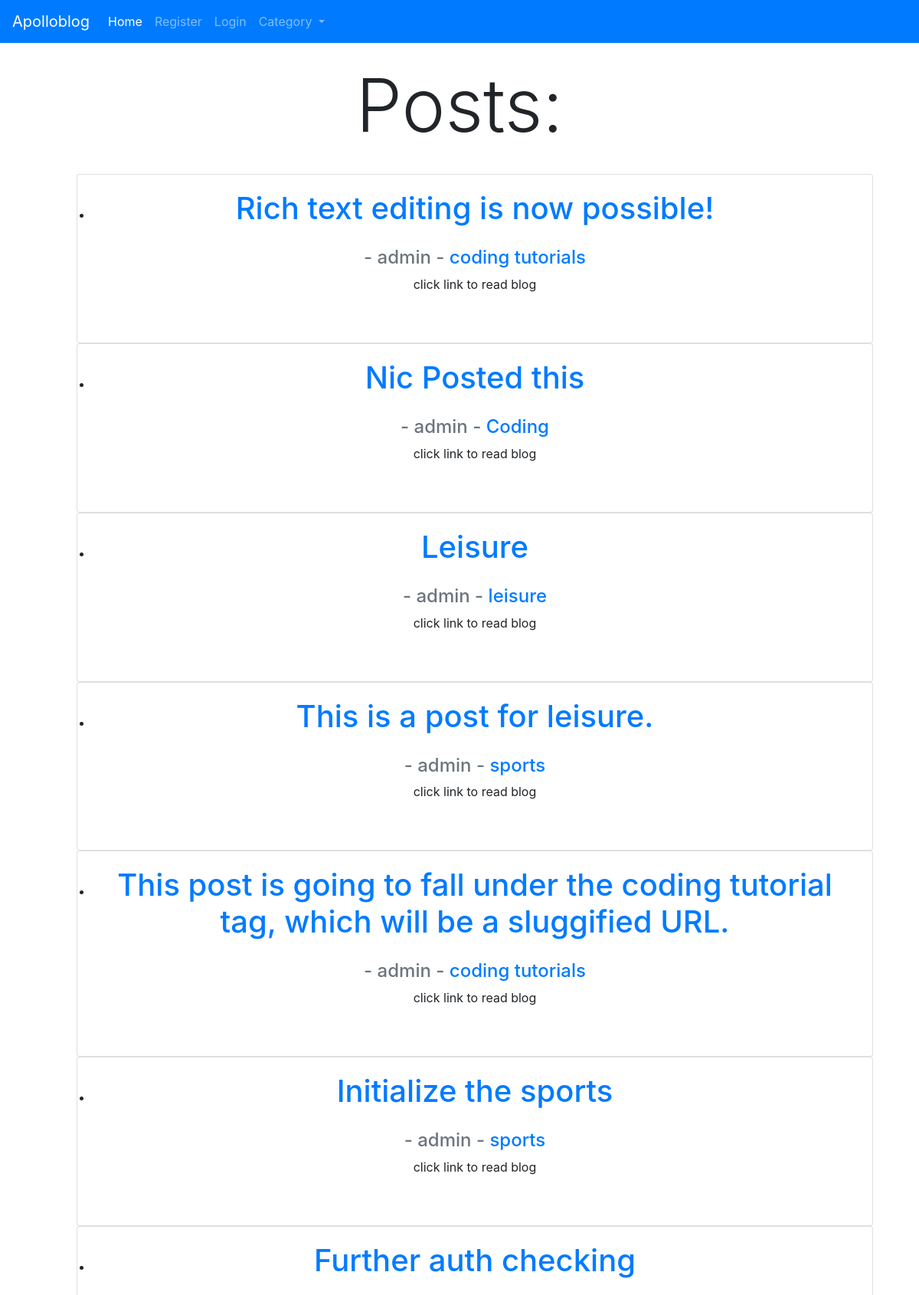
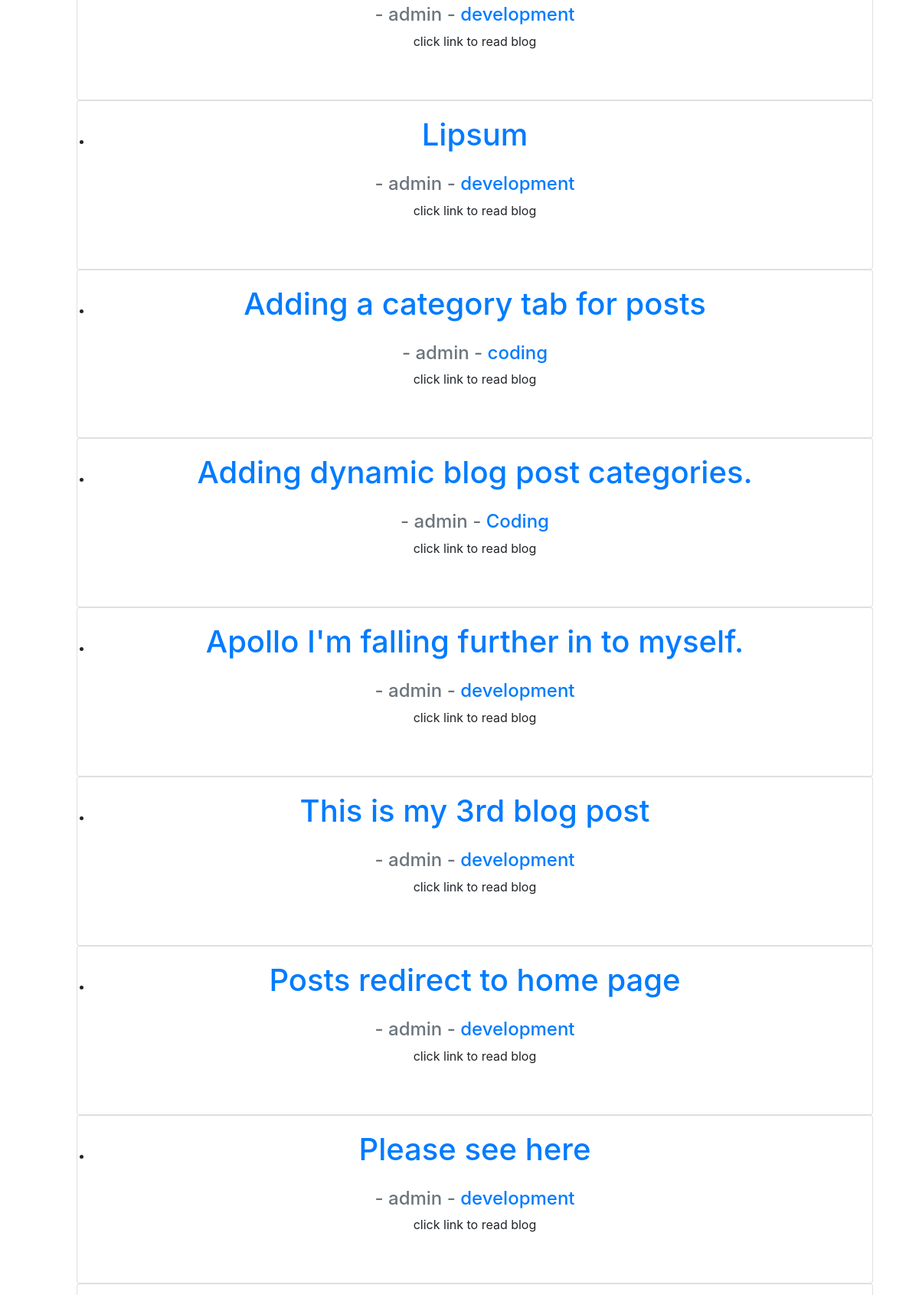
The page / (upper part) on the database its author committed (2 pictures, top to bottom).
### blogroot/models.py (models this page shows, shortened)
class Post(models.Model):
	title = models.CharField(max_length=255) #max char length
	title_tag = models.CharField(max_length=255)
	author = models.ForeignKey(User, null=True, on_delete=models.CASCADE)
	body = RichTextField(blank=True, null=True) #initialise ckeditor on body
	name = "Apollo Blog"
	post_date = models.DateField(auto_now_add = True)
	category = models.CharField(max_length=255, default='development')
	snippet = models.CharField(max_length=140)
	likes = models.ManyToManyField(User, related_name='blog_posts')

### blogroot/views.py (the view)
# urls.py: path('', HomeView.as_view(), name='home'),
class HomeView(ListView): # pass in ListView
	model = Post #so our post will appear as a list on homepage
	template_name = 'home.html' #home.html template already created
	ordering = ['-post_date']
	def get_context_data(self, *args, **kwargs):
		cat_menu = Category.objects.all()
		context = super(HomeView, self).get_context_data(*args, **kwargs)
		context["cat_menu"] = cat_menu
		return context

### blogroot/models.py (called while the page is built)
	def __str__(self):
		return self.name

### blogroot/templates/home.html (shortened to what this page needs)
{% extends 'base.html' %}
{% block content %}
<body>
<div class="container-fluid">
<h1 class="display-1"align= center>Posts:</h1> <br />
<ul>
{% for post in object_list %}
<div class="card" align= center>
	<div class="card-body"align= center>
		<li><a  href="{% url 'article_detail' post.pk %}">
		<h1 class="card-title" align= center>{{ post.title }}</h1></a>
</div>
	 	<h4 class="card-subtitle mb-2 text-muted" align= center> - {{ post.author.username }} - <a href="{% url 'category' post.category|slugify %}"> {{ post.category }} </a></h4>
	 	<p class ="card-text" align= center>
	 	{{post.snippet}} </p> <br>
	 </small>  <br />
</div>
{% endfor %}
</ul>
{% endblock %}

### rows shown on the page
Post: title "Rich text editing is now possible!", author.username "admin", category "coding tutorials", snippet "click link to read blog"
Post: title "Nic Posted this", author.username "admin", category "Coding", snippet "click link to read blog"
Post: title "Leisure", author.username "admin", category "leisure", snippet "click link to read blog"
Post: title "This is a post for leisure.", author.username "admin", category "sports", snippet "click link to read blog"
Post: title "This post is going to fall under the coding tutorial tag, which will be a sluggified URL.", author.username "admin", category "coding tutorials", snippet "click link to read blog"
Post: title "Initialize the sports", author.username "admin", category "sports", snippet "click link to read blog"
Post: title "Further auth checking", author.username "admin", category "development", snippet "click link to read blog"
Post: title "Lipsum", author.username "admin", category "development", snippet "click link to read blog"
Post: title "Adding a category tab for posts", author.username "admin", category "coding", snippet "click link to read blog"
Post: title "Adding dynamic blog post categories.", author.username "admin", category "Coding", snippet "click link to read blog"
Post: title "Apollo I'm falling further in to myself.", author.username "admin", category "development", snippet "click link to read blog"
Post: title "This is my 3rd blog post", author.username "admin", category "development", snippet "click link to read blog"
Post: title "Posts redirect to home page", author.username "admin", category "development", snippet "click link to read blog"
Post: title "Please see here", author.username "admin", category "development", snippet "click link to read blog"
